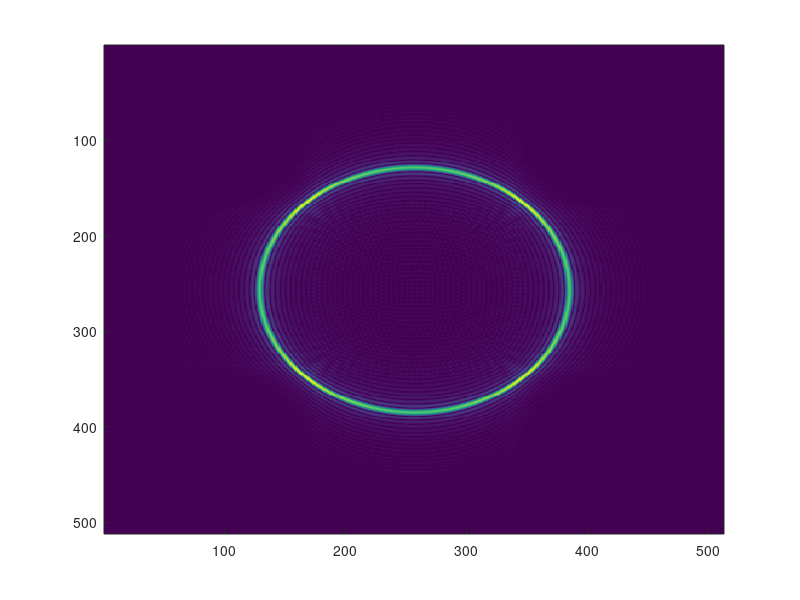

The MATLAB script that drew this image: (Note: this script raises an error after producing the figure.)
clc;
clear all;
close all;

lam = 1; %wavelength
ss = 0.25; %sample spacing of x & y
apr = 30*lam; %aperture of 30 x lambda
N = 512; % 512x512 fft

[X,Y] = meshgrid(-apr:ss:apr);

r = sqrt((X).^2 + (Y).^2);
H =((1j.*lam.*r).^(-0.5)).*(exp(1j.*2.*pi.*r./lam));
[row, col] = find(isinf(H));
H(row, col) = 0;

Z = fftshift(fft2((H),N,N));
imagesc(abs(Z));

k = get(gca, 'XTick'); % K from [0, N]
K = k -(N/2); % New K from [-N/2, N/2]
f = round(K/(N*ss), 2); % frequency from fft rounded to 2 decimal places
xticklabels(f);
yticklabels(f);

title(['Question 1     \lambda = ',num2str(lam), ' | Sample Spacing = ',num2str(ss), ' | Aperture = ',num2str(apr)]);
ylabel('\bf f(y)');
xlabel('\bf f(x)');
